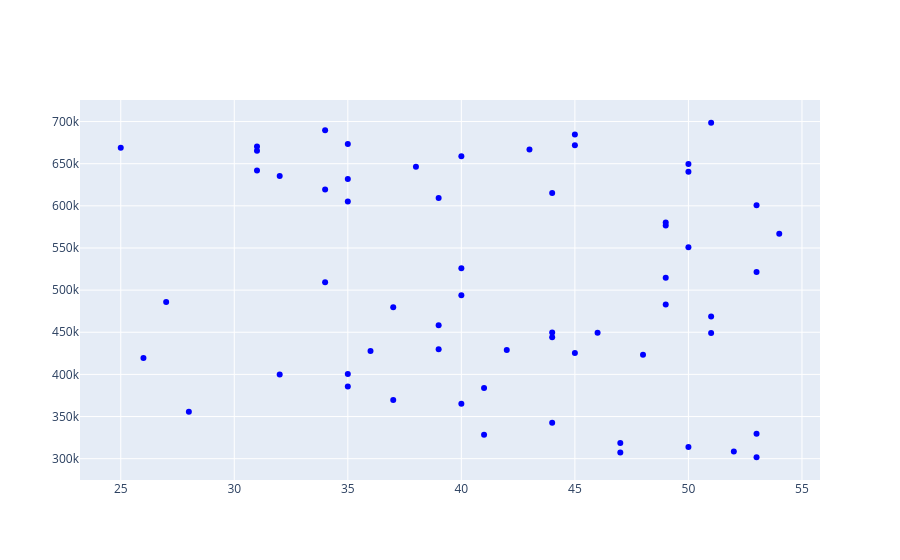

Notebook source saved alongside this figure:
### Code cell
#Next we will create a scatter plot by using the add_trace function and use the go.scatter() function within it
# In go.Scatter we define the x-axis data,y-axis data and define the mode as markers with color of the marker as blue

fig.add_trace(go.Scatter(x=age_array, y=income_array, mode='markers', marker=dict(color='blue')))

### Figure 1 — Plotly figure (JSON) as saved in the notebook; plotly's stock layout.template omitted (floating-point values rounded to 4 significant figures)
{"data": [{"marker": {"color": "blue"}, "mode": "markers", "type": "scatter", "x": [35, 51, 50, 40, 53, 31, 50, 37, 39, 45, 49, 49, 27, 28, 45, 46, 49, 50, 31, 42, 51, 43, 44, 36, 38, 32, 48, 39, 53, 26, 34, 35, 50, 34, 54, 51, 53, 53, 40, 47, 39, 35, 31, 25, 45, 35, 32, 44, 41, 37, 41, 35, 40, 34, 40, 52, 47, 44, 44, 49], "y": [631913, 698587, 640386, 365260, 600574, 670549, 550781, 369743, 458281, 425474, 482873, 514552, 485949, 355707, 671857, 449296, 580204, 313768, 642009, 428950, 449034, 666786, 615228, 427782, 646276, 635357, 423342, 609334, 329512, 419410, 619426, 605031, 649620, 509221, 566911, 468834, 301695, 521451, 525838, 318620, 429743, 673422, 665391, 668779, 684701, 400583, 399951, 444147, 383992, 479583, 328430, 385624, 658937, 689633, 493960, 308386, 307258, 342749, 449697, 576611]}], "layout": {}}
